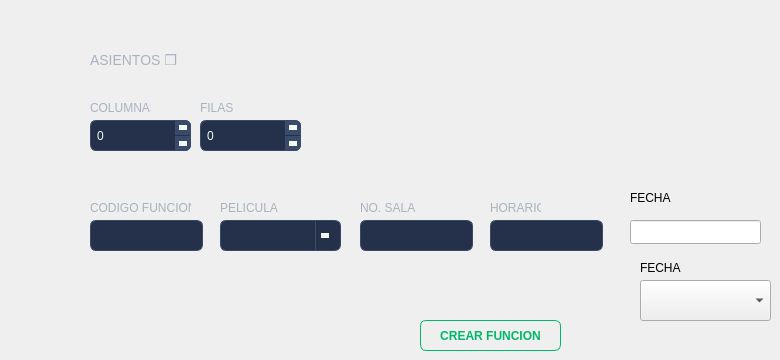
      <widget class="QWidget" name="tab_5">
       <attribute name="title">
        <string>FUNCIONES</string>
       </attribute>
       <widget class="QSpinBox" name="spinFilasSala">
        <property name="geometry">
         <rect>
          <x>200</x>
          <y>120</y>
          <width>101</width>
          <height>31</height>
         </rect>
        </property>
        <property name="styleSheet">
         <string notr="true">QSpinBox {
    background-color: #25314A;
    border: 1px solid #3A4A6B;
    border-radius: 6px;
    padding: 4px;
    color: #F1FAEE;
}

QSpinBox:hover {
    border: 1px solid #4A6FA5;
}

QSpinBox:focus {
    border: 1px solid #4A6FA5;
}

QSpinBox::up-button {
    subcontrol-origin: border;
    subcontrol-position: top right;
    width: 16px;
    background-color: #3A4A6B;
    border-top-right-radius: 6px;
    border: none;
}

QSpinBox::down-button {
    subcontrol-origin: border;
    subcontrol-position: bottom right;
    width: 16px;
    background-color: #3A4A6B;
    border-bottom-right-radius: 6px;
    border: none;
}

QSpinBox::up-button:hover {
    background-color: #2A9D6F;
}

QSpinBox::down-button:hover {
    background-color: #E63946;
}

QSpinBox::up-arrow {
    width: 0px;
    height: 0px;
    border-left: 4px solid transparent;
    border-right: 4px solid transparent;
    border-bottom: 5px solid #F1FAEE;
}

QSpinBox::down-arrow {
    width: 0px;
    height: 0px;
    border-left: 4px solid transparent;
    border-right: 4px solid transparent;
    border-top: 5px solid #F1FAEE;
}</string>
        </property>
       </widget>
       <widget class="QSpinBox" name="spinColumnasSala">
        <property name="geometry">
         <rect>
          <x>90</x>
          <y>120</y>
          <width>101</width>
          <height>31</height>
         </rect>
        </property>
        <property name="styleSheet">
         <string notr="true">QSpinBox {
    background-color: #25314A;
    border: 1px solid #3A4A6B;
    border-radius: 6px;
    padding: 4px;
    color: #F1FAEE;
}

QSpinBox:hover {
    border: 1px solid #4A6FA5;
}

QSpinBox:focus {
    border: 1px solid #4A6FA5;
}

QSpinBox::up-button {
    subcontrol-origin: border;
    subcontrol-position: top right;
    width: 16px;
    background-color: #3A4A6B;
    border-top-right-radius: 6px;
    border: none;
}

QSpinBox::down-button {
    subcontrol-origin: border;
    subcontrol-position: bottom right;
    width: 16px;
    background-color: #3A4A6B;
    border-bottom-right-radius: 6px;
    border: none;
}

QSpinBox::up-button:hover {
    background-color: #2A9D6F;
}

QSpinBox::down-button:hover {
    background-color: #E63946;
}

QSpinBox::up-arrow {
    width: 0px;
    height: 0px;
    border-left: 4px solid transparent;
    border-right: 4px solid transparent;
    border-bottom: 5px solid #F1FAEE;
}

QSpinBox::down-arrow {
    width: 0px;
    height: 0px;
    border-left: 4px solid transparent;
    border-right: 4px solid transparent;
    border-top: 5px solid #F1FAEE;
}</string>
        </property>
       </widget>
       <widget class="QLabel" name="label_28">
        <property name="geometry">
         <rect>
          <x>200</x>
          <y>100</y>
          <width>49</width>
          <height>16</height>
         </rect>
        </property>
        <property name="styleSheet">
         <string notr="true">font-family: &quot;Montserrat &quot;;
font-size: 12px;
color: #A8B2C1;
background: transparent;</string>
        </property>
        <property name="text">
         <string>FILAS</string>
        </property>
       </widget>
       <widget class="QLabel" name="label_29">
        <property name="geometry">
         <rect>
          <x>90</x>
          <y>100</y>
          <width>61</width>
          <height>16</height>
         </rect>
        </property>
        <property name="styleSheet">
         <string notr="true">font-family: &quot;Montserrat &quot;;
font-size: 12px;
color: #A8B2C1;
background: transparent;</string>
        </property>
        <property name="text">
         <string>COLUMNAS</string>
        </property>
       </widget>
       <widget class="QLineEdit" name="txtSala">
        <property name="geometry">
         <rect>
          <x>360</x>
          <y>220</y>
          <width>113</width>
          <height>31</height>
         </rect>
        </property>
        <property name="styleSheet">
         <string notr="true">QLineEdit {
    background-color: #25314A;
    border: 1px solid #3A4A6B;
    border-radius: 6px;
    padding: 6px 10px;
    color: #F1FAEE;
    font-family: &quot;Montserrat&quot;;
    font-size: 13px;
}
QLineEdit:focus {
    border: 1px solid #4A6FA5;
}</string>
        </property>
       </widget>
       <widget class="QLabel" name="label_30">
        <property name="geometry">
         <rect>
          <x>220</x>
          <y>200</y>
          <width>61</width>
          <height>16</height>
         </rect>
        </property>
        <property name="styleSheet">
         <string notr="true">font-family: &quot;Montserrat &quot;;
font-size: 12px;
color: #A8B2C1;
background: transparent;</string>
        </property>
        <property name="text">
         <string>PELICULA</string>
        </property>
       </widget>
       <widget class="QLabel" name="label_31">
        <property name="geometry">
         <rect>
          <x>360</x>
          <y>200</y>
          <width>61</width>
          <height>16</height>
         </rect>
        </property>
        <property name="styleSheet">
         <string notr="true">font-family: &quot;Montserrat &quot;;
font-size: 12px;
color: #A8B2C1;
background: transparent;</string>
        </property>
        <property name="text">
         <string>NO. SALA</string>
        </property>
       </widget>
       <widget class="QPushButton" name="btnCrearFuncion">
        <property name="geometry">
         <rect>
          <x>420</x>
          <y>320</y>
          <width>141</width>
          <height>31</height>
         </rect>
        </property>
        <property name="styleSheet">
         <string notr="true">/* APROBAR */
QPushButton {
    background-color: transparent;
    color: #00B86B;
    border: 1px solid #00B86B;
    border-radius: 6px;
    padding: 8px 16px;
    font-family: &quot;Montserrat SemiBold&quot;;
    font-weight: 600;
}
QPushButton:hover {
    background-color: #00B86B;
    color: #F1FAEE;
}
QPushButton:pressed {
    background-color: #009957;
    border: 1px solid #009957;
    color: #F1FAEE;
}</string>
        </property>
        <property name="text">
         <string>CREAR FUNCION</string>
        </property>
       </widget>
       <widget class="QLineEdit" name="txtHorario">
        <property name="geometry">
         <rect>
          <x>490</x>
          <y>220</y>
          <width>113</width>
          <height>31</height>
         </rect>
        </property>
        <property name="styleSheet">
         <string notr="true">QLineEdit {
    background-color: #25314A;
    border: 1px solid #3A4A6B;
    border-radius: 6px;
    padding: 6px 10px;
    color: #F1FAEE;
    font-family: &quot;Montserrat&quot;;
    font-size: 13px;
}
QLineEdit:focus {
    border: 1px solid #4A6FA5;
}</string>
        </property>
       </widget>
       <widget class="QLabel" name="label_35">
        <property name="geometry">
         <rect>
          <x>490</x>
          <y>200</y>
          <width>51</width>
          <height>16</height>
         </rect>
        </property>
        <property name="styleSheet">
         <string notr="true">font-family: &quot;Montserrat &quot;;
font-size: 12px;
color: #A8B2C1;
background: transparent;</string>
        </property>
        <property name="text">
         <string>HORARIO</string>
        </property>
       </widget>
       <widget class="QLabel" name="label_40">
        <property name="geometry">
         <rect>
          <x>90</x>
          <y>50</y>
          <width>111</width>
          <height>21</height>
         </rect>
        </property>
        <property name="styleSheet">
         <string notr="true">font-family: &quot;Montserrat &quot;;
font-size: 14px;
color: #A8B2C1;
background: transparent;
font: 900 </string>
        </property>
        <property name="text">
         <string>ASIENTOS ❒ </string>
        </property>
       </widget>
       <widget class="QComboBox" name="cmbPeliculaAdmin">
        <property name="geometry">
         <rect>
          <x>220</x>
          <y>220</y>
          <width>121</width>
          <height>31</height>
         </rect>
        </property>
        <property name="styleSheet">
         <string notr="true">QComboBox {
    background-color: #25314A;
    border: 1px solid #3A4A6B;
    border-radius: 6px;
    padding: 6px 10px;
    color: #F1FAEE;
    font-family: &quot;Montserrat&quot;;
    font-size: 13px;
}
QComboBox:hover {
    border: 1px solid #E63946;
}
QComboBox::drop-down {
    subcontrol-origin: padding;
    subcontrol-position: top right;
    width: 24px;
    border-left: 1px solid #3A4A6B;
}
QComboBox::down-arrow {
    width: 0px;
    height: 0px;
    border-left: 4px solid transparent;
    border-right: 4px solid transparent;
    border-top: 5px solid #F1FAEE;
    margin-right: 6px;
}
QComboBox QAbstractItemView {
    background-color: #1D2D44;
    border: 1px solid #3A4A6B;
    color: #F1FAEE;
    selection-background-color: #E63946;
    selection-color: #F1FAEE;
    outline: none;
}</string>
        </property>
       </widget>
       <widget class="QLineEdit" name="txtCodigoFuncionAdmin">
        <property name="geometry">
         <rect>
          <x>90</x>
          <y>220</y>
          <width>113</width>
          <height>31</height>
         </rect>
        </property>
        <property name="styleSheet">
         <string notr="true">QLineEdit {
    background-color: #25314A;
    border: 1px solid #3A4A6B;
    border-radius: 6px;
    padding: 6px 10px;
    color: #F1FAEE;
    font-family: &quot;Montserrat&quot;;
    font-size: 13px;
}
QLineEdit:focus {
    border: 1px solid #4A6FA5;
}</string>
        </property>
       </widget>
       <widget class="QLabel" name="label_55">
        <property name="geometry">
         <rect>
          <x>90</x>
          <y>200</y>
          <width>101</width>
          <height>16</height>
         </rect>
        </property>
        <property name="styleSheet">
         <string notr="true">font-family: &quot;Montserrat &quot;;
font-size: 12px;
color: #A8B2C1;
background: transparent;</string>
        </property>
        <property name="text">
         <string>CODIGO FUNCION</string>
        </property>
       </widget>
       <widget class="QComboBox" name="cmbSedeAdmin">
        <property name="geometry">
         <rect>
          <x>640</x>
          <y>280</y>
          <width>131</width>
          <height>41</height>
         </rect>
        </property>
       </widget>
       <widget class="QLineEdit" name="txtFechaAdmin">
        <property name="geometry">
         <rect>
          <x>630</x>
          <y>220</y>
          <width>131</width>
          <height>24</height>
         </rect>
        </property>
       </widget>
       <widget class="QLabel" name="label_61">
        <property name="geometry">
         <rect>
          <x>630</x>
          <y>190</y>
          <width>131</width>
          <height>16</height>
         </rect>
        </property>
        <property name="text">
         <string>FECHA</string>
        </property>
       </widget>
       <widget class="QLabel" name="label_63">
        <property name="geometry">
         <rect>
          <x>640</x>
          <y>260</y>
          <width>71</width>
          <height>16</height>
         </rect>
        </property>
        <property name="text">
         <string>FECHA</string>
        </property>
       </widget>
      </widget>
